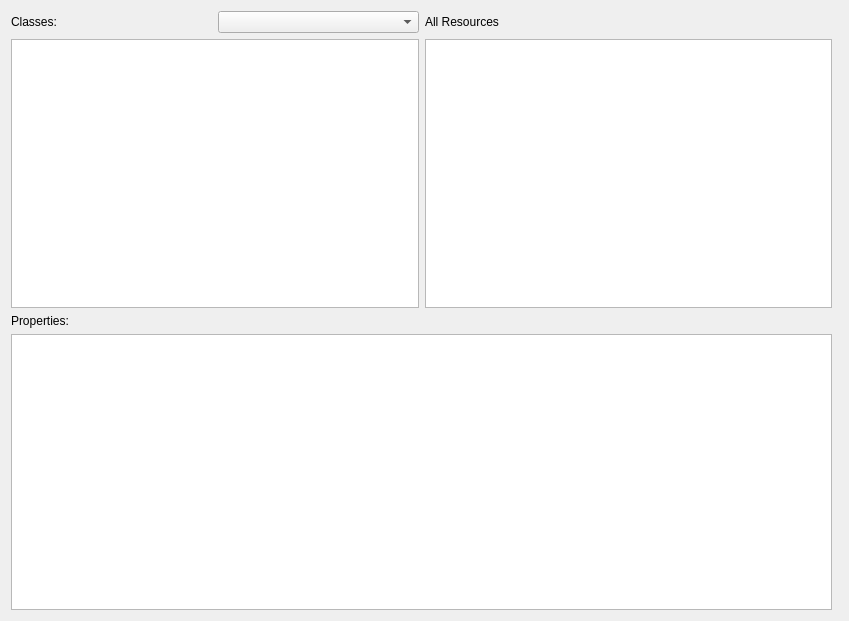
<?xml version="1.0" encoding="UTF-8"?>
<ui version="4.0">
 <class>MainWindow</class>
 <widget class="QWidget" name="MainWindow">
  <property name="geometry">
   <rect>
    <x>0</x>
    <y>0</y>
    <width>849</width>
    <height>621</height>
   </rect>
  </property>
  <layout class="QGridLayout" name="gridLayout">
   <item row="0" column="0">
    <layout class="QGridLayout">
     <item row="0" column="0">
      <layout class="QHBoxLayout">
       <item>
        <widget class="QLabel" name="label">
         <property name="text">
          <string>Classes:</string>
         </property>
        </widget>
       </item>
       <item>
        <widget class="QComboBox" name="m_baseClassCombo"/>
       </item>
      </layout>
     </item>
     <item row="0" column="1">
      <widget class="QLabel" name="m_labelResourceViewTitle">
       <property name="text">
        <string>All Resources</string>
       </property>
      </widget>
     </item>
     <item row="1" column="0">
      <widget class="QTreeView" name="m_pimoView"/>
     </item>
     <item row="1" column="1">
      <widget class="ResourceView" name="m_resourceView"/>
     </item>
    </layout>
   </item>
   <item row="0" column="1" rowspan="2">
    <widget class="Nepomuk::ResourceEditor" name="m_resourceEditor" native="true"/>
   </item>
   <item row="1" column="0">
    <layout class="QVBoxLayout">
     <item>
      <widget class="QLabel" name="label_2">
       <property name="text">
        <string>Properties:</string>
       </property>
      </widget>
     </item>
     <item>
      <widget class="QTreeView" name="m_propertyView"/>
     </item>
    </layout>
   </item>
  </layout>
 </widget>
 <customwidgets>
  <customwidget>
   <class>Nepomuk::ResourceEditor</class>
   <extends>QWidget</extends>
   <header>resourceeditor.h</header>
   <container>1</container>
  </customwidget>
  <customwidget>
   <class>ResourceView</class>
   <extends>QListView</extends>
   <header>resourceview.h</header>
  </customwidget>
 </customwidgets>
 <resources/>
 <connections/>
</ui>
